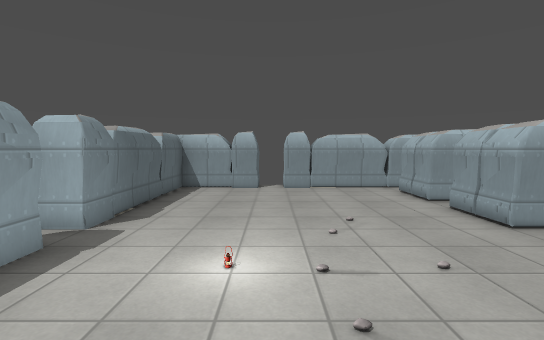
View 1 (above)

22 first-person views from a walk through a level from a Godot 3-D game. The camera is 1.5 m above the floor, tilts 4° down and sees 85° across. Doors that lead somewhere are drawn open, without their leaves. The floor is counted in squares, 1 m on a side. Each view is taken from the middle of a square. On the plan, view 1 faces up. The plan holds only what a view shows up to about 15 squares ahead; the rest is blank. The place goes on beyond the plan. Some surface patterns are stand-ins.

View 2
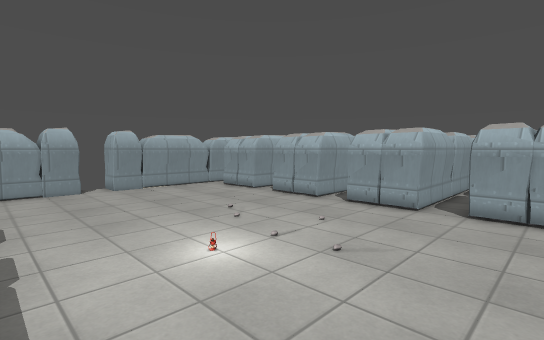

View 3
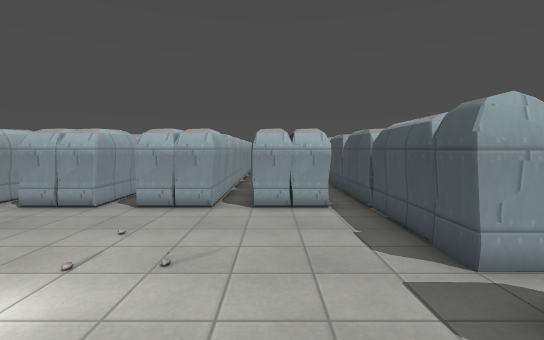

View 4
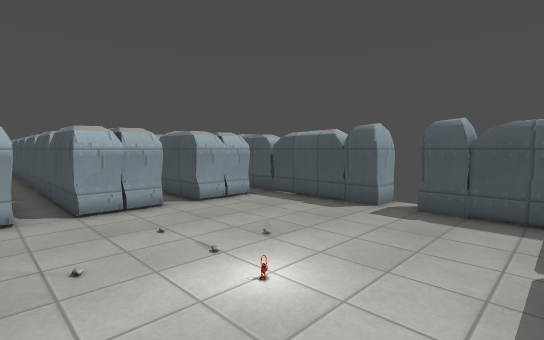

View 5
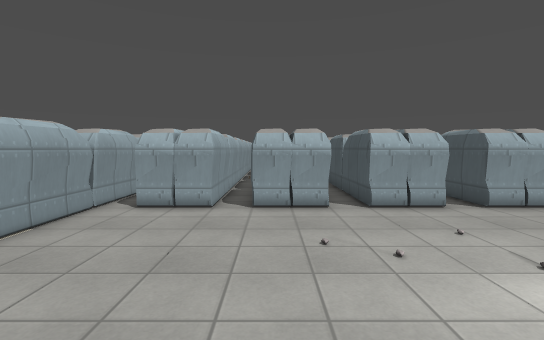

View 6
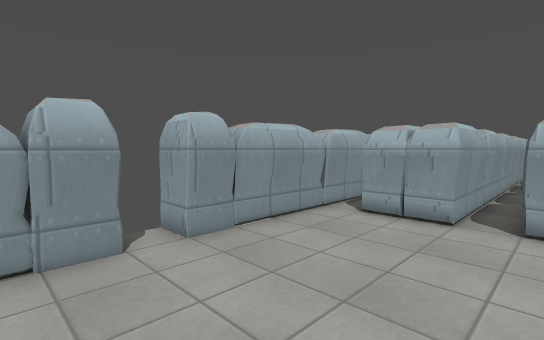

View 7
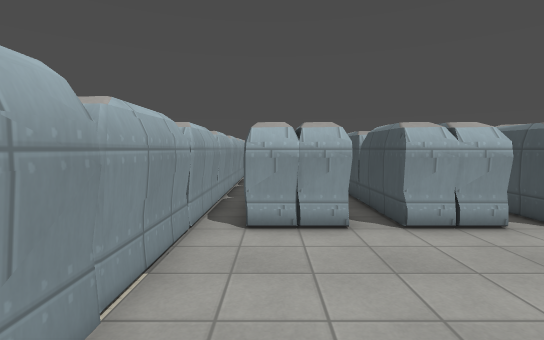

View 8
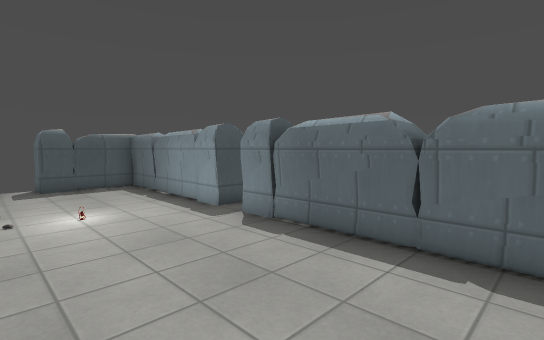

View 9
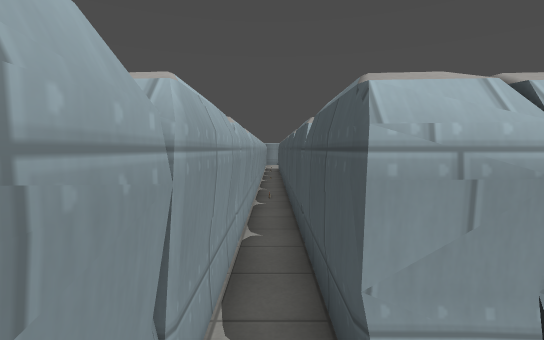

View 10
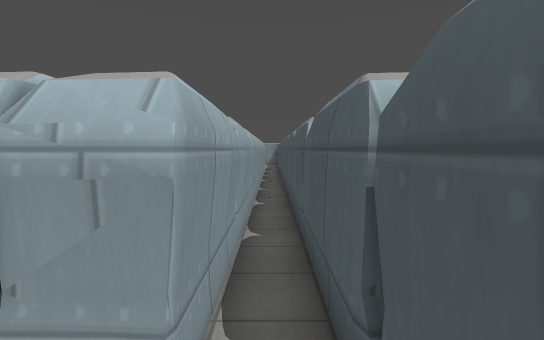

View 11
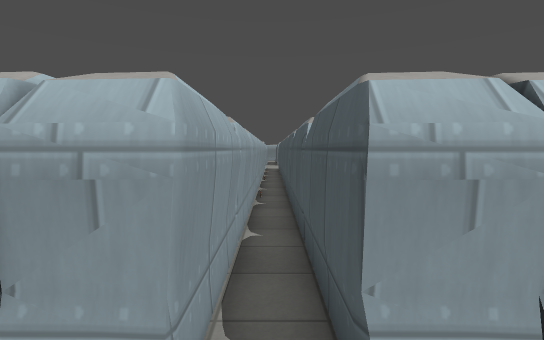

View 12
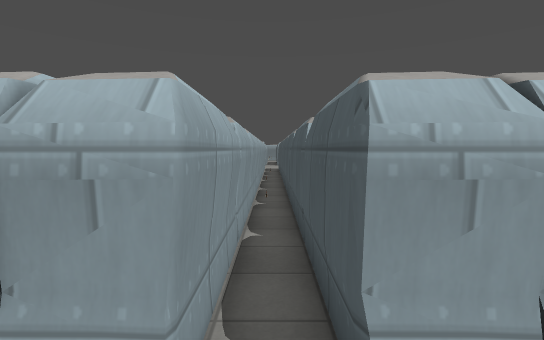

View 13
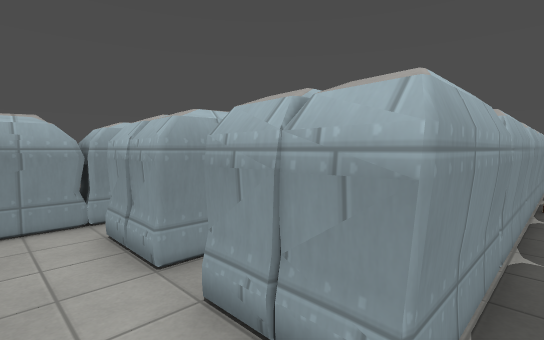

View 14
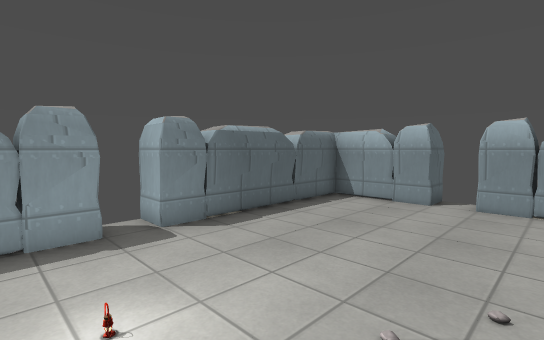

View 15
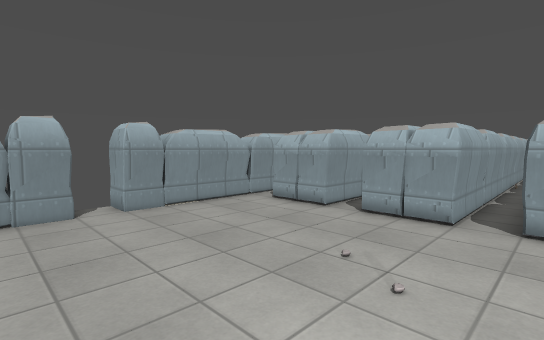

View 16
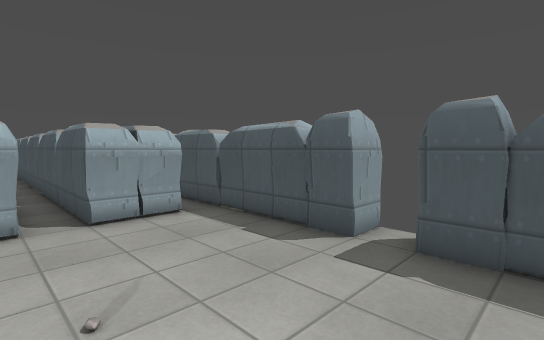

View 17
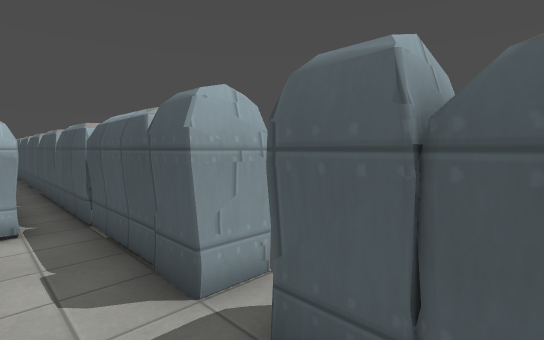

View 18
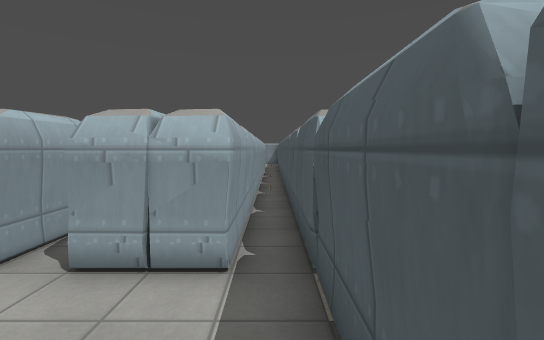

View 19
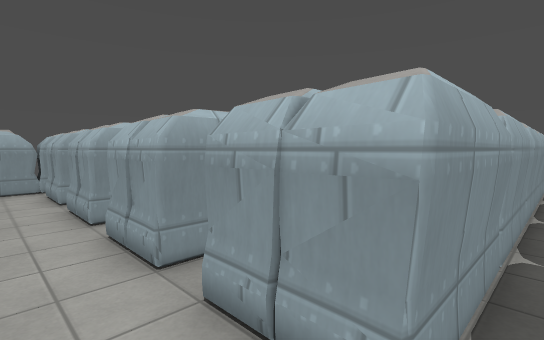

View 20
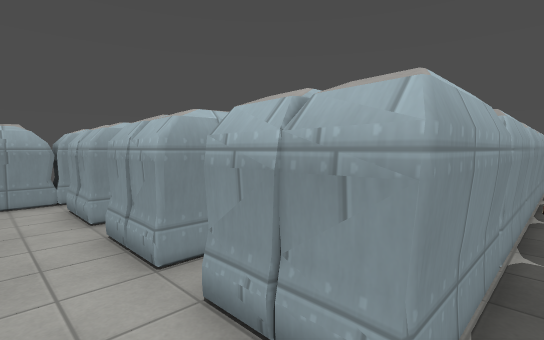

View 21
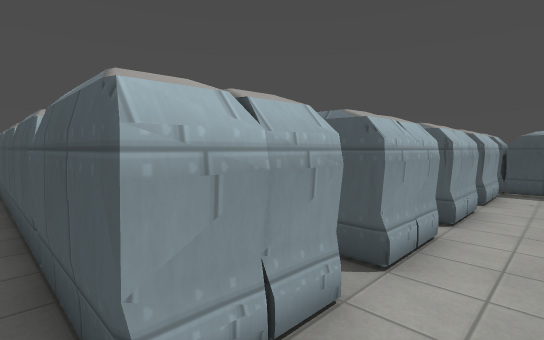

View 22
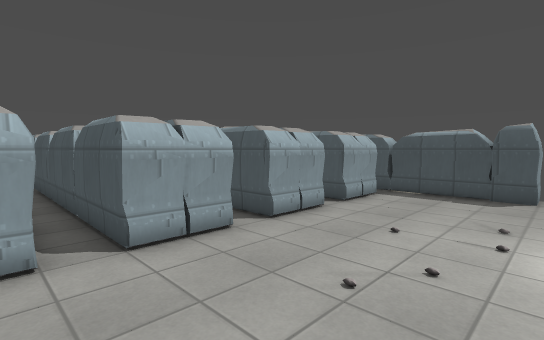

### Floor plan
Points are (right, up) in squares from view 1. A wall is a line through its corners. A room is listed if a view was taken in it or the views show most of it. See-through windows are left out.
Room 1 (views 1, 2, 3, 4, 5, 6, 7, 8, 9, 10, 11, 12, 13, 14, 15, 16, 17, 18, 19, 20, 21, 22)
walls: (4.3, 4.5) (10, 4.5); (4.6, 5.5) (4.7, 7.5); (4.4, 2.5) (4.6, 4.5); (4.6, 2.4) (4.7, 4.5); (4.2, 1.5) (9.9, 1.5); (4.8, 8.5) (4.9, 10.5); (4.3, -0.5) (4.4, 1.5); (-4.4, 4.6) (-3.5, 4.6) (-3.5, -1.5) (-0.5, -1.5) (-0.5, -2.5); (1.6, 11.5) (1.6, 12); (4.6, -1.5) (4.9, -1.4); (0.5, -2.6) (0.6, -1.5) (10.1, -1.5); (-0.5, 12.6) (-0.5, 11.5) (-3.5, 11.5) (-3.5, 5.5) (-4.5, 5.5); (-1.5, -2.2) (-1.5, -1.4); (10.1, 5.5) (4.4, 5.5) (4.5, 7.5) (10, 7.5); (9.9, 2.5) (4.2, 2.5); (9.9, 8.5) (4.5, 8.5) (4.6, 10.5) (10.1, 10.5); (9.9, -0.5) (4.5, -0.5) (4.6, 1.6); (9.9, 11.5) (0.7, 11.5) (0.7, 12.6)
low walls: (4.8, 5.5) (4.8, 6.5); (4.2, 2.5) (4.3, 4.5); (4.1, 0.1) (4.2, 1.5)
ways out: open door at (10, 11) to room 2; open door at (10, 5) to room 3; open door at (10, 2) to room 4; open door at (10, -1) to room 5; open door at (10, 8) to room 7
Room 2 (no view inside)
walls: (10.1, 10.5) (15.5, 10.5); (14.9, 11.5) (9.9, 11.5)
ways out: open door at (10, 11) to room 1; open door at (15, 11)
Room 3 (no view inside)
walls: (10, 4.5) (14.8, 4.5); (15.1, 5.4) (10.1, 5.5)
ways out: open door at (10, 5) to room 1; open door at (15, 5)
Room 4 (no view inside)
walls: (9.9, 1.5) (14.9, 1.5); (15.1, 2.4) (9.9, 2.5)
ways out: open door at (10, 2) to room 1; open door at (15, 2)
Room 5 (no view inside)
walls: (10.1, -1.5) (16.3, -1.5); (15.1, -0.6) (9.9, -0.5)
ways out: open door at (10, -1) to room 1; open door at (15, -1)
Room 6 (no view inside)
walls: (11.9, 7.5) (14.9, 7.5); (15.1, 8.4) (11.9, 8.4)
ways out: gap at (12, 8) to room 7; open door at (15, 8)
Room 7 (no view inside)
walls: (11.9, 8.4) (9.9, 8.5); (10, 7.5) (11.9, 7.5)
ways out: open door at (10, 8) to room 1; gap at (12, 8) to room 6

Where each view was taken, in squares from view 1:
view 1: 0 up, 0 right, facing up
view 2: 0 up, 3 left, facing up-right
view 3: 1 up, 3 left, facing right
view 4: 6 up, 3 left, facing down-right
view 5: 7 up, 3 left, facing right
view 6: 7 up, 2 left, facing up-right
view 7: 10 up, 1 left, facing right
view 8: 11 up, 1 right, facing down-left
view 9: 11 up, 3 right, facing right
view 10: 1 down, 3 right, facing right
view 11: 2 up, 3 right, facing right
view 12: 8 up, 3 right, facing right
view 13: 5 up, 3 right, facing up-right
view 14: 3 up, 2 right, facing up-left
view 15: 4 up, 2 left, facing up-right
view 16: 3 up, 2 left, facing down-right
view 17: 0 up, 2 left, facing down-right
view 18: 1 down, 1 right, facing right
view 19: 1 down, 3 right, facing up-right
view 20: 2 up, 3 right, facing up-right
view 21: 11 up, 3 right, facing down-right
view 22: 9 up, 0 right, facing down-right
